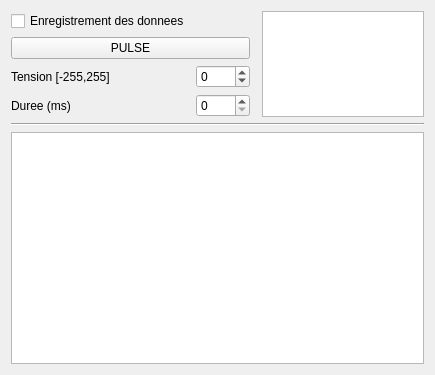
<?xml version="1.0" encoding="UTF-8"?>
<ui version="4.0">
 <class>MainWindow</class>
 <widget class="QMainWindow" name="MainWindow">
  <property name="geometry">
   <rect>
    <x>0</x>
    <y>0</y>
    <width>435</width>
    <height>375</height>
   </rect>
  </property>
  <property name="acceptDrops">
   <bool>false</bool>
  </property>
  <property name="windowTitle">
   <string>MainWindow</string>
  </property>
  <widget class="QWidget" name="centralWidget">
   <layout class="QGridLayout" name="gridLayout">
    <item row="3" column="0">
     <widget class="QLabel" name="label">
      <property name="text">
       <string>Tension [-255,255]</string>
      </property>
     </widget>
    </item>
    <item row="10" column="0" colspan="4">
     <widget class="QGraphicsView" name="graphicsView"/>
    </item>
    <item row="9" column="0" colspan="4">
     <widget class="Line" name="line">
      <property name="orientation">
       <enum>Qt::Horizontal</enum>
      </property>
     </widget>
    </item>
    <item row="4" column="0">
     <widget class="QLabel" name="label_2">
      <property name="text">
       <string>Duree (ms)</string>
      </property>
     </widget>
    </item>
    <item row="3" column="1">
     <widget class="QSpinBox" name="PWMBox">
      <property name="keyboardTracking">
       <bool>false</bool>
      </property>
      <property name="minimum">
       <number>-255</number>
      </property>
      <property name="maximum">
       <number>255</number>
      </property>
     </widget>
    </item>
    <item row="2" column="0" colspan="2">
     <widget class="QPushButton" name="pulseButton">
      <property name="text">
       <string>PULSE</string>
      </property>
     </widget>
    </item>
    <item row="4" column="1">
     <widget class="QSpinBox" name="DurationBox">
      <property name="keyboardTracking">
       <bool>false</bool>
      </property>
      <property name="minimum">
       <number>0</number>
      </property>
      <property name="maximum">
       <number>5000</number>
      </property>
     </widget>
    </item>
    <item row="1" column="0">
     <widget class="QCheckBox" name="checkBox">
      <property name="text">
       <string>Enregistrement des donnees</string>
      </property>
     </widget>
    </item>
    <item row="1" column="3" rowspan="4">
     <widget class="QTextBrowser" name="textBrowser">
      <property name="font">
       <font>
        <pointsize>9</pointsize>
       </font>
      </property>
     </widget>
    </item>
   </layout>
  </widget>
 </widget>
 <layoutdefault spacing="6" margin="11"/>
 <resources/>
 <connections/>
</ui>
